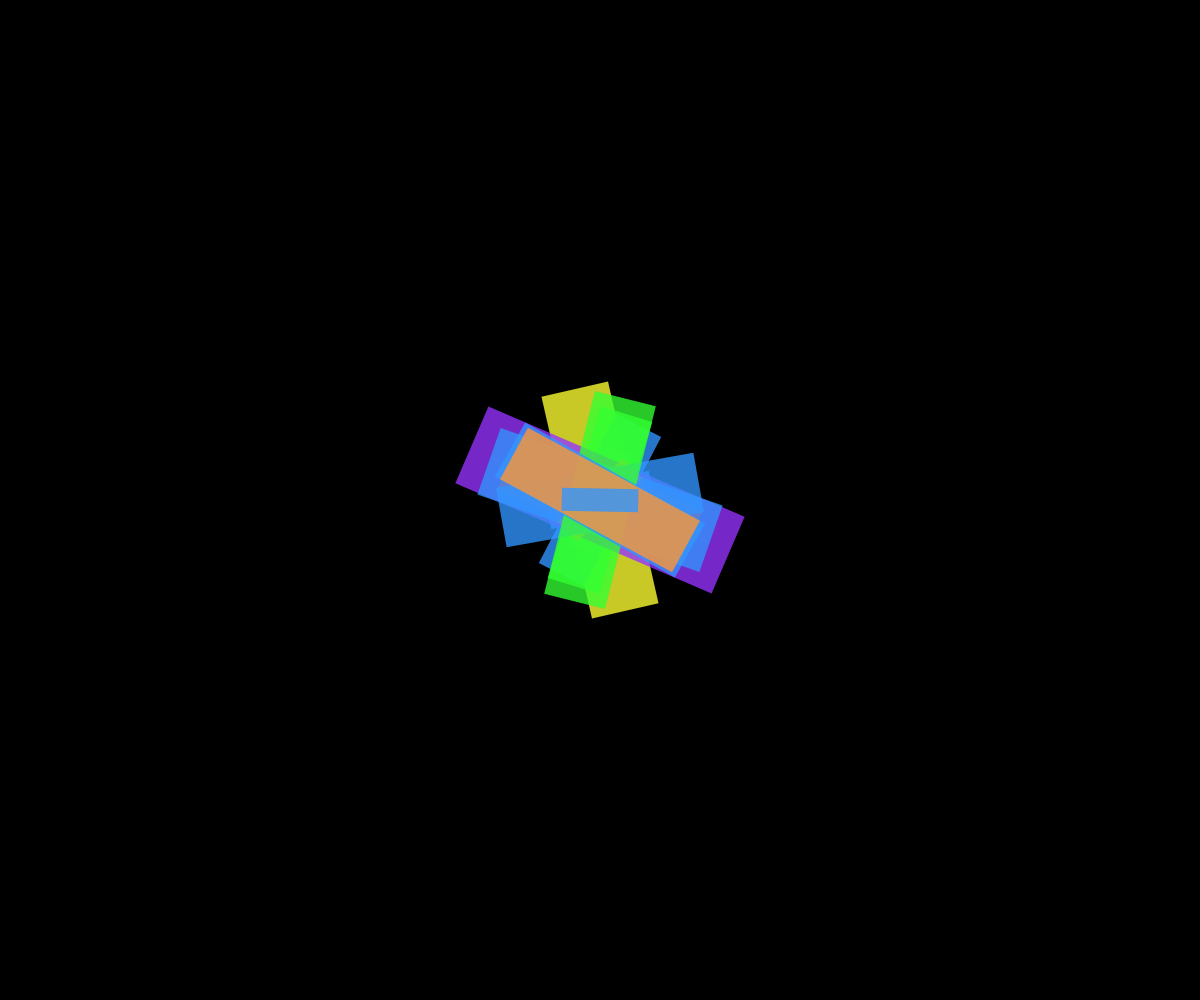
Frame 1 (no input)
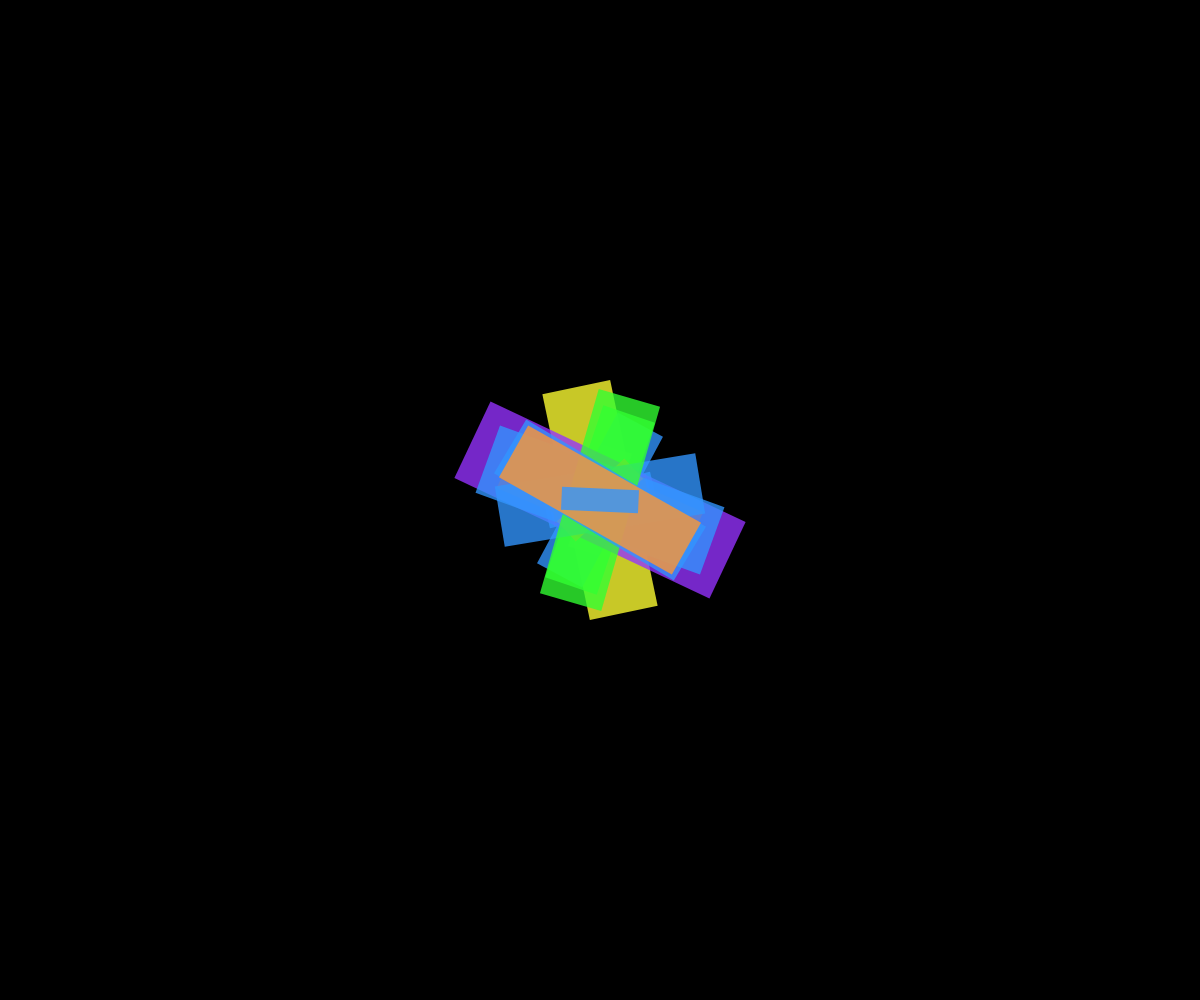
Frame 60 (no input)
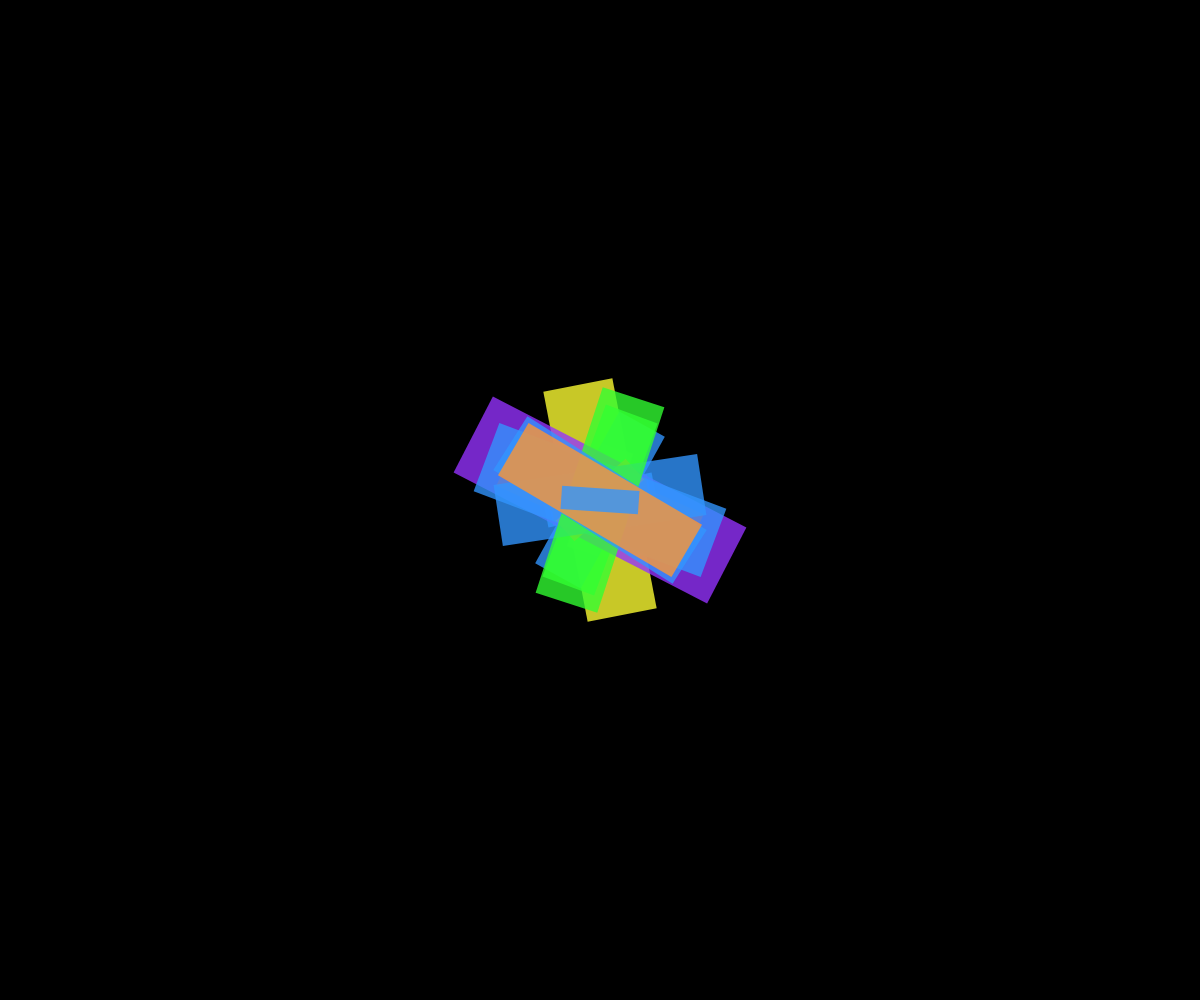
Frame 120 (the mouse pressed at the canvas centre since frame 60)

The p5.js sketch that drew these frames (run headless with seeded random() and noise() and a simulated clock; from frame 60 on, the mouse is pressed at the canvas centre):

// p5.js sketch
// ── sketch.js
let stripes = [];
let colorPalette;
let time = 0;

function setup() {
  createCanvas(windowWidth, windowHeight);
  colorPalette = [
    [255, 50, 50],   // Red
    [255, 150, 50],  // Orange
    [255, 255, 50],  // Yellow
    [50, 255, 50],   // Green
    [50, 150, 255],  // Blue
    [150, 50, 255]   // Purple
  ];
  
  // Initialize stripes with varying properties
  for (let i = 0; i < 20; i++) {
    stripes.push({
      angle: random(TWO_PI),
      speed: random(0.01, 0.03),
      size: random(50, 200),
      colorIndex: floor(random(colorPalette.length)),
      pulseSpeed: random(0.02, 0.05)
    });
  }
}

function draw() {
  background(0);
  
  time += 0.02;
  
  // Draw each stripe as a pulsing diagonal band
  for (let i = 0; i < stripes.length; i++) {
    let s = stripes[i];
    
    // Update pulse effect
    let pulse = sin(time * s.pulseSpeed) * 0.5 + 0.5;
    let scale = 1 + pulse * 0.8;
    
    // Calculate stripe position and size
    let x = width / 2;
    let y = height / 2;
    let w = s.size * scale;
    let h = w * 0.3; // Make stripes thinner
    
    push();
    translate(x, y);
    rotate(s.angle + time * s.speed);
    
    // Draw the stripe with gradient
    let c = colorPalette[s.colorIndex];
    fill(c[0], c[1], c[2], 200);
    noStroke();
    rect(-w/2, -h/2, w, h);
    
    pop();
  }
}

function windowResized() {
  resizeCanvas(windowWidth, windowHeight);
}
